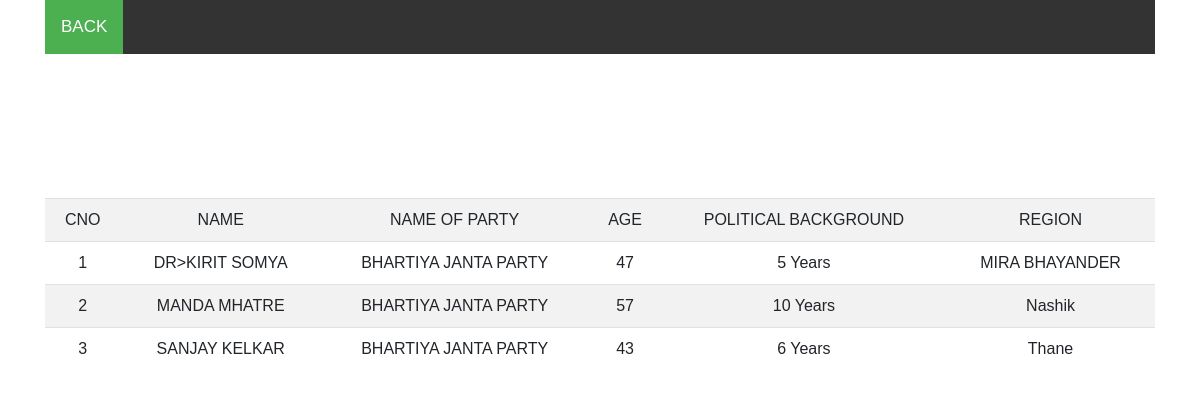
Screenshot of /bjpmembers.php with the database file from the repository.
### tables this page shows
CREATE TABLE `bjpcandidates` (
  `cno` int(11) NOT NULL,
  `name` varchar(255) NOT NULL,
  `nop` varchar(255) NOT NULL,
  `age` int(11) NOT NULL,
  `pb` varchar(255) NOT NULL
);

CREATE TABLE `membersbjp` (
  `cno` int(11) NOT NULL,
  `region` varchar(255) NOT NULL
);

### bjpmembers.php (the view, shortened to what this page needs)
<?php
$dbname="sessionpractical";
$servername="localhost";
$username="root";
$password="";
$conn=mysqli_connect($servername,$username,$password,$dbname);
$sql="SELECT bjpcandidates.cno,bjpcandidates.name,bjpcandidates.nop,bjpcandidates.age,bjpcandidates.pb,membersbjp.region from bjpcandidates INNER JOIN membersbjp on  bjpcandidates.cno=membersbjp.cno";
$result=mysqli_query($conn,$sql);
$total=mysqli_num_rows($result);
?>
<html>
<head>
  <link rel="stylesheet" href="https://maxcdn.bootstrapcdn.com/bootstrap/4.3.1/css/bootstrap.min.css">
</head>
<body>
<body class="container">
	<div class="topnav">
		<a class="active" href="result.php">BACK</a>
</div>
<br><br><br>
<br><br><br>
<table  class="table table-striped" style="text-align:center">
<tr>
    <td>CNO</td>
    <td>NAME</td>
    <td>NAME OF PARTY</td>
    <td> AGE</td>
    <td>POLITICAL BACKGROUND</td>
    <td>REGION</td>
</tr>
<?php
if($total!=0)
{
    while ($row=mysqli_fetch_assoc($result))
    {
        echo "<tr>
        <td>".$row['cno']."</td>
        <td>".$row['name']."</td>
        <td>".$row['nop']."</td>
        <td>".$row['age']."</td>
        <td>".$row['pb']."</td>
        <td>".$row['region']."</td>
        </tr>";
    }
}
else{
     echo "No Record<br><br>";
 }
 ?>
</body>
</html>

### bjpmembers.php (style rules this page uses)
body { margin: 0; font-family: Arial, Helvetica, sans-serif; }
.topnav { overflow: hidden; background-color: #333; }
.topnav a { float: left; color: #f2f2f2; text-align: center; padding: 14px 16px; text-decoration: none; font-size: 17px; }
.topnav a.active { background-color: #4CAF50; color: white; }

### rows the page displays
bjpcandidates: cno "1", name "DR>KIRIT SOMYA", nop "BHARTIYA JANTA PARTY", age "47", pb "5 Years", membersbjp.region "MIRA BHAYANDER"
bjpcandidates: cno "2", name "MANDA MHATRE", nop "BHARTIYA JANTA PARTY", age "57", pb "10 Years", membersbjp.region "Nashik"
bjpcandidates: cno "3", name "SANJAY KELKAR", nop "BHARTIYA JANTA PARTY", age "43", pb "6 Years", membersbjp.region "Thane"
